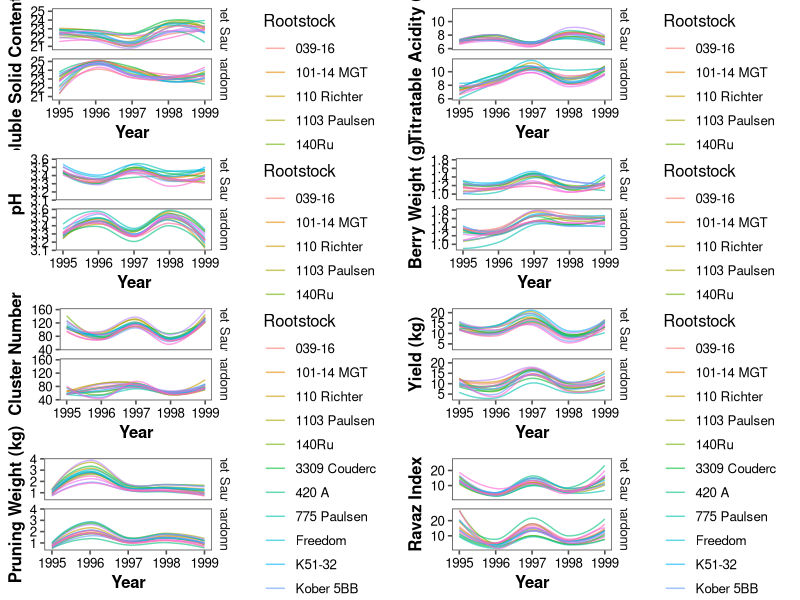
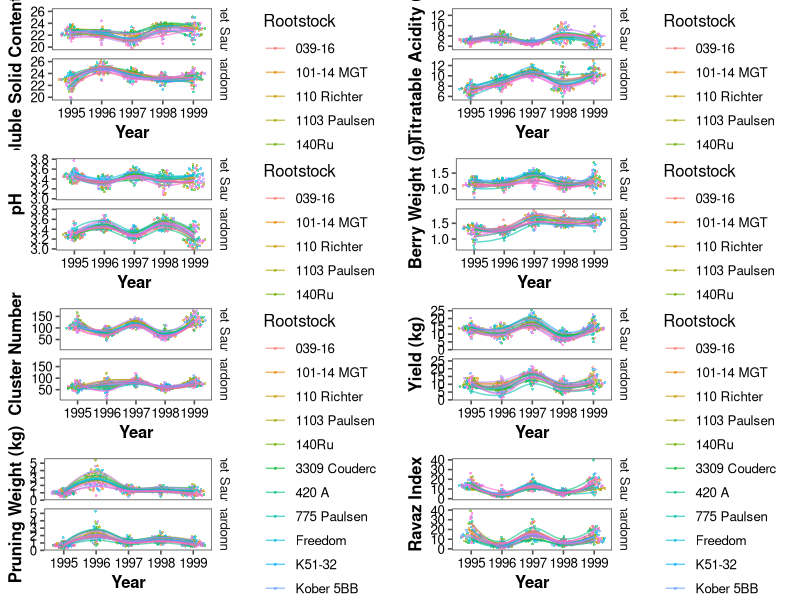

Here is the R script that generated these plots, in order:
library(tidyverse)
library(ggthemes)
library(ggbeeswarm)

all_data <- read_csv("rootstock_data.csv")

all_data <- all_data %>% mutate(Variety=gsub("Chardonnay", "'Chardonnay'", Variety),Variety=gsub("Cabernet Sauvignon", "'Cabernet Sauvignon'", Variety))

plot1 <- ggplot(all_data, aes (x = year, y=SSC, color=Rootstock)) + 
  geom_line(stat="smooth",method = "loess",alpha=0.6, se=F)+
  labs(y="Soluble Solid Content (°Brix)", x="Year")+
  facet_grid(Variety~.)+
  theme_few()+
  theme(axis.text = element_text(colour="black"), axis.title=element_text(face="bold"))

plot2 <- ggplot(all_data, aes (x = year, y=TA, color=Rootstock)) + 
  geom_line(stat="smooth",method = "loess",alpha=0.6, se=F)+
  labs(y="Titratable Acidity (g/L)", x="Year")+
  facet_grid(Variety~.)+
  theme_few()+
  theme(axis.text = element_text(colour="black"), axis.title=element_text(face="bold"))

plot3 <- ggplot(all_data, aes (x = year, y=pH, color=Rootstock)) + 
  geom_line(stat="smooth",method = "loess",alpha=0.6, se=F)+
  labs(y="pH", x="Year")+
  facet_grid(Variety~.)+
  theme_few()+
  theme(axis.text = element_text(colour="black"), axis.title=element_text(face="bold"))


plot4 <- ggplot(all_data, aes (x = year, y=BerryWt, color=Rootstock)) + 
  geom_line(stat="smooth",method = "loess",alpha=0.6, se=F)+
  labs(y="Berry Weight (g)", x="Year")+
  facet_grid(Variety~.)+
  theme_few()+
  theme(axis.text = element_text(colour="black"), axis.title=element_text(face="bold"))

plot5 <- ggplot(all_data, aes (x = year, y=ClusterNum_Avg, color=Rootstock)) + 
  geom_line(stat="smooth",method = "loess",alpha=0.6, se=F)+
  labs(y="Cluster Number", x="Year")+
  facet_grid(Variety~.)+
  theme_few()+
  theme(axis.text = element_text(colour="black"), axis.title=element_text(face="bold"))


plot6 <- ggplot(all_data, aes (x = year, y=Yield_Avg, color=Rootstock)) + 
  geom_line(stat="smooth",method = "loess",alpha=0.6, se=F)+
  labs(y="Yield (kg)", x="Year")+
  facet_grid(Variety~.)+
  theme_few()+
  theme(axis.text = element_text(colour="black"), axis.title=element_text(face="bold"))

plot7 <- ggplot(all_data, aes (x = year, y=Pruning_Avg, color=Rootstock)) + 
  geom_line(stat="smooth",method = "loess",alpha=0.6, se=F)+
  labs(y="Pruning Weight (kg)", x="Year")+
  facet_grid(Variety~.)+
  theme_few()+
  theme(axis.text = element_text(colour="black"), axis.title=element_text(face="bold"))

plot8 <- ggplot(all_data, aes (x = year, y=Ravaz_Index, color=Rootstock)) + 
  geom_line(stat="smooth",method = "loess",alpha=0.6, se=F)+
  labs(y="Ravaz Index", x="Year")+
  facet_grid(Variety~.)+
  theme_few()+
  theme(axis.text = element_text(colour="black"), axis.title=element_text(face="bold"))

require(cowplot)

pdf("figure1.pdf", width=10, height=13)
plot_grid(plot1, plot2, plot3, plot4,plot5,plot6,plot7, plot8, ncol = 2)
dev.off()

#Plot with individual points

plot1 <- ggplot(all_data, aes (x = year, y=SSC, color=Rootstock)) + 
  geom_quasirandom(alpha = 0.6,size = 1,stroke=0)+
  geom_line(stat="smooth",method = "loess",alpha=0.6, se=F)+
  labs(y="Soluble Solid Content (°Brix)", x="Year")+
  facet_grid(Variety~.)+
  theme_few()+
  theme(axis.text = element_text(colour="black"), axis.title=element_text(face="bold"))

plot2 <- ggplot(all_data, aes (x = year, y=TA, color=Rootstock)) + 
  geom_quasirandom(alpha = 0.6,size = 1,stroke=0)+
  geom_line(stat="smooth",method = "loess",alpha=0.6, se=F)+
  labs(y="Titratable Acidity (g/L)", x="Year")+
  facet_grid(Variety~.)+
  theme_few()+
  theme(axis.text = element_text(colour="black"), axis.title=element_text(face="bold"))

plot3 <- ggplot(all_data, aes (x = year, y=pH, color=Rootstock)) + 
  geom_quasirandom(alpha = 0.6,size = 1,stroke=0)+
  geom_line(stat="smooth",method = "loess",alpha=0.6, se=F)+
  labs(y="pH", x="Year")+
  facet_grid(Variety~.)+
  theme_few()+
  theme(axis.text = element_text(colour="black"), axis.title=element_text(face="bold"))

plot4 <- ggplot(all_data, aes (x = year, y=BerryWt, color=Rootstock)) + 
  geom_quasirandom(alpha = 0.6,size = 1,stroke=0)+
  geom_line(stat="smooth",method = "loess",alpha=0.6, se=F)+
  labs(y="Berry Weight (g)", x="Year")+
  facet_grid(Variety~.)+
  theme_few()+
  theme(axis.text = element_text(colour="black"), axis.title=element_text(face="bold"))

plot5 <- ggplot(all_data, aes (x = year, y=ClusterNum_Avg, color=Rootstock)) + 
  geom_quasirandom(alpha = 0.6,size = 1,stroke=0)+
  geom_line(stat="smooth",method = "loess",alpha=0.6, se=F)+
  labs(y="Cluster Number", x="Year")+
  facet_grid(Variety~.)+
  theme_few()+
  theme(axis.text = element_text(colour="black"), axis.title=element_text(face="bold"))


plot6 <- ggplot(all_data, aes (x = year, y=Yield_Avg, color=Rootstock)) +
  geom_quasirandom(alpha = 0.6,size = 1,stroke=0)+
  geom_line(stat="smooth",method = "loess",alpha=0.6, se=F)+
  labs(y="Yield (kg)", x="Year")+
  facet_grid(Variety~.)+
  theme_few()+
  theme(axis.text = element_text(colour="black"), axis.title=element_text(face="bold"))

plot7 <- ggplot(all_data, aes (x = year, y=Pruning_Avg, color=Rootstock)) + 
  geom_quasirandom(alpha = 0.6,size = 1,stroke=0)+
  geom_line(stat="smooth",method = "loess",alpha=0.6, se=F)+
  labs(y="Pruning Weight (kg)", x="Year")+
  facet_grid(Variety~.)+
  theme_few()+
  theme(axis.text = element_text(colour="black"), axis.title=element_text(face="bold"))

plot8 <- ggplot(all_data, aes (x = year, y=Ravaz_Index, color=Rootstock)) + 
  geom_quasirandom(alpha = 0.6,size = 1,stroke=0)+
  geom_line(stat="smooth",method = "loess",alpha=0.6, se=F)+
  labs(y="Ravaz Index", x="Year")+
  facet_grid(Variety~.)+
  theme_few()+
  theme(axis.text = element_text(colour="black"), axis.title=element_text(face="bold"))

require(cowplot)

pdf("figureS4.pdf", width=10, height=13)
plot_grid(plot1, plot2, plot3, plot4,plot5,plot6,plot7, plot8, ncol = 2)
dev.off()


#Calculate mean values for each phenotype for each year, by variety 

library(tidyverse)
library(ggthemes)
library(ggbeeswarm)

all_data %>%
  group_by(year, Variety) %>%
  summarise(mean = mean(Yield_Avg, na.rm=T), n = n())

# year Variety               mean     n
# <dbl> <chr>                <dbl> <int>
# 1  1995 'Cabernet Sauvignon' 13.3     60
# 2  1995 'Chardonnay'         10.4     60
# 3  1996 'Cabernet Sauvignon' 11.3     60
# 4  1996 'Chardonnay'          7.90    60
# 5  1997 'Cabernet Sauvignon' 17.3     60
# 6  1997 'Chardonnay'         15.3     60
# 7  1998 'Cabernet Sauvignon'  8.53    60
# 8  1998 'Chardonnay'          8.60    60
# 9  1999 'Cabernet Sauvignon' 14.4     60
# 10  1999 'Chardonnay'         11.5     60

all_data %>%
  group_by(year, Variety) %>%
  summarise(mean = mean(ClusterNum_Avg, na.rm=T), n = n())
# 
# year Variety               mean     n
# <dbl> <chr>                <dbl> <int>
#   1  1995 'Cabernet Sauvignon' 111.     60
# 2  1995 'Chardonnay'          63.2    60
# 3  1996 'Cabernet Sauvignon'  80.4    60
# 4  1996 'Chardonnay'          69.5    60
# 5  1997 'Cabernet Sauvignon' 118.     60
# 6  1997 'Chardonnay'          84.1    60
# 7  1998 'Cabernet Sauvignon'  71.8    60
# 8  1998 'Chardonnay'          59.9    60
# 9  1999 'Cabernet Sauvignon' 133.     60
# 10  1999 'Chardonnay'          79.5    60

#Pruning weight

all_data %>%
  group_by(year, Variety) %>%
  summarise(mean = mean(Pruning_Avg, na.rm=T), n = n())

# year Variety               mean     n
# <dbl> <chr>                <dbl> <int>
#   1  1995 'Cabernet Sauvignon' 1.01     60
# 2  1995 'Chardonnay'         0.740    60
# 3  1996 'Cabernet Sauvignon' 2.82     60
# 4  1996 'Chardonnay'         2.13     60
# 5  1997 'Cabernet Sauvignon' 1.43     60
# 6  1997 'Chardonnay'         1.16     60
# 7  1998 'Cabernet Sauvignon' 1.38     60
# 8  1998 'Chardonnay'         1.49     60
# 9  1999 'Cabernet Sauvignon' 1.12     60
# 10  1999 'Chardonnay'         0.990    60
